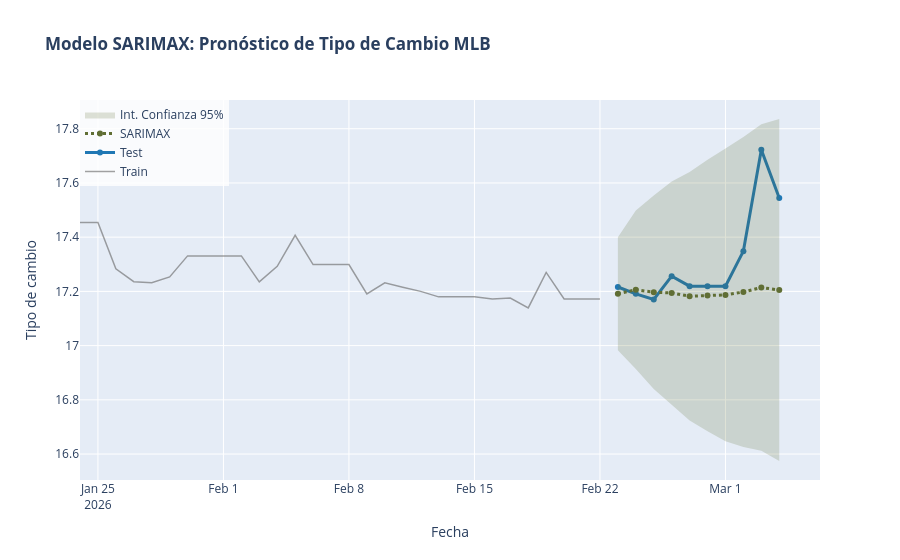

Write notebook code for a chart like this one.
### Code cell
train = df.iloc[:-num_dias]
test = df.iloc[-num_dias:]

col_exog = ["diff_tasas"]

# Realizar modelo de SARIMAX
model = SARIMAX(
    train[col_target],
    exog=train[col_exog],
    order=(1,0,1),
    seasonal_order=(2,1,1,7),
    trend="c"
)

results = model.fit(disp=False,method='powell')

# Predecimos n pasos hacia el futuro (donde n = tamaño del test)
forecast_object = results.get_forecast(steps=len(test), exog=test[col_exog])
forecast_vals = forecast_object.predicted_mean
conf_int = forecast_object.conf_int(alpha=0.05) # Intervalo del 95%

# Metricas de error
rmse = np.sqrt(mean_squared_error(test[col_target], forecast_vals))
mape = mean_absolute_percentage_error(test[col_target], forecast_vals)
mae = mean_absolute_error(test[col_target], forecast_vals)


print(f"\n--- Errores del modelo ---")
print(f"RMSE: {rmse:.2f}")
print(f"MAPE: {mape:.2%}")
print(f"MAE: {mae:.2f}")

print(results.summary())

# Grafica
fig = go.Figure()

# Train
fig.add_trace(go.Scatter(
    x=train["tipo_cambio"][-num_dias-20:].index, y=train["tipo_cambio"][-num_dias-20:],
    mode='lines',
    name='Train',
    line=dict(color='rgba(100, 100, 100, 0.6)', width=1.5)
))

# Test
fig.add_trace(go.Scatter(
    x=test["tipo_cambio"].index, y=test["tipo_cambio"],
    name='Test',
    line=dict(color='#1f77b4', width=3),
    marker=dict(size=6)
))

# Forecast
fig.add_trace(go.Scatter(
    x=test.index, y=forecast_vals,
    name='SARIMAX',
    line=dict(color="#606E34", width=3, dash='dot')
))

# Intervalos de Confianza
fig.add_trace(go.Scatter(
    x=conf_int.index, y=conf_int.iloc[:, 0],
    mode='lines', line=dict(width=0), showlegend=False, hoverinfo='skip'
))
fig.add_trace(go.Scatter(
    x=conf_int.index, y=conf_int.iloc[:, 1],
    mode='lines', line=dict(width=0), fill='tonexty',
    fillcolor='rgba(96, 110, 52, 0.2)',
    name='Int. Confianza 95%', hoverinfo='skip'
))

# Titulos
fig.update_layout(
    title=f'<b>Modelo SARIMAX: Pronóstico de Tipo de Cambio MLB</b><br><sup>',
    xaxis_title='Fecha',
    yaxis_title='Tipo de cambio',
    legend=dict(x=0, y=1, bgcolor='rgba(255,255,255,0.8)'),
    hovermode="x unified"
)

fig.show()

### Figure 1 — Plotly figure (JSON) as saved in the notebook; plotly's stock layout.template omitted (floating-point values rounded to 4 significant figures)
{"data": [{"line": {"color": "rgba(100, 100, 100, 0.6)", "width": 1.5}, "mode": "lines", "name": "Train", "type": "scatter", "x": ["2026-01-24T00:00:00.000000", "2026-01-25T00:00:00.000000", "2026-01-26T00:00:00.000000", "2026-01-27T00:00:00.000000", "2026-01-28T00:00:00.000000", "2026-01-29T00:00:00.000000", "2026-01-30T00:00:00.000000", "2026-01-31T00:00:00.000000", "2026-02-01T00:00:00.000000", "2026-02-02T00:00:00.000000", "2026-02-03T00:00:00.000000", "2026-02-04T00:00:00.000000", "2026-02-05T00:00:00.000000", "2026-02-06T00:00:00.000000", "2026-02-07T00:00:00.000000", "2026-02-08T00:00:00.000000", "2026-02-09T00:00:00.000000", "2026-02-10T00:00:00.000000", "2026-02-11T00:00:00.000000", "2026-02-12T00:00:00.000000", "2026-02-13T00:00:00.000000", "2026-02-14T00:00:00.000000", "2026-02-15T00:00:00.000000", "2026-02-16T00:00:00.000000", "2026-02-17T00:00:00.000000", "2026-02-18T00:00:00.000000", "2026-02-19T00:00:00.000000", "2026-02-20T00:00:00.000000", "2026-02-21T00:00:00.000000", "2026-02-22T00:00:00.000000"], "y": [17.45, 17.45, 17.28, 17.24, 17.23, 17.25, 17.33, 17.33, 17.33, 17.33, 17.23, 17.29, 17.41, 17.3, 17.3, 17.3, 17.19, 17.23, 17.22, 17.2, 17.18, 17.18, 17.18, 17.17, 17.18, 17.14, 17.27, 17.17, 17.17, 17.17]}, {"line": {"color": "#1f77b4", "width": 3}, "marker": {"size": 6}, "name": "Test", "type": "scatter", "x": ["2026-02-23T00:00:00.000000", "2026-02-24T00:00:00.000000", "2026-02-25T00:00:00.000000", "2026-02-26T00:00:00.000000", "2026-02-27T00:00:00.000000", "2026-02-28T00:00:00.000000", "2026-03-01T00:00:00.000000", "2026-03-02T00:00:00.000000", "2026-03-03T00:00:00.000000", "2026-03-04T00:00:00.000000"], "y": [17.22, 17.19, 17.17, 17.26, 17.22, 17.22, 17.22, 17.35, 17.72, 17.54]}, {"line": {"color": "#606E34", "dash": "dot", "width": 3}, "name": "SARIMAX", "type": "scatter", "x": ["2026-02-23T00:00:00.000000", "2026-02-24T00:00:00.000000", "2026-02-25T00:00:00.000000", "2026-02-26T00:00:00.000000", "2026-02-27T00:00:00.000000", "2026-02-28T00:00:00.000000", "2026-03-01T00:00:00.000000", "2026-03-02T00:00:00.000000", "2026-03-03T00:00:00.000000", "2026-03-04T00:00:00.000000"], "y": [17.19, 17.21, 17.2, 17.19, 17.18, 17.18, 17.19, 17.2, 17.21, 17.21]}, {"hoverinfo": "skip", "line": {"width": 0}, "mode": "lines", "showlegend": false, "type": "scatter", "x": ["2026-02-23T00:00:00.000000", "2026-02-24T00:00:00.000000", "2026-02-25T00:00:00.000000", "2026-02-26T00:00:00.000000", "2026-02-27T00:00:00.000000", "2026-02-28T00:00:00.000000", "2026-03-01T00:00:00.000000", "2026-03-02T00:00:00.000000", "2026-03-03T00:00:00.000000", "2026-03-04T00:00:00.000000"], "y": [16.98, 16.91, 16.84, 16.78, 16.72, 16.68, 16.65, 16.63, 16.61, 16.57]}, {"fill": "tonexty", "fillcolor": "rgba(96, 110, 52, 0.2)", "hoverinfo": "skip", "line": {"width": 0}, "mode": "lines", "name": "Int. Confianza 95%", "type": "scatter", "x": ["2026-02-23T00:00:00.000000", "2026-02-24T00:00:00.000000", "2026-02-25T00:00:00.000000", "2026-02-26T00:00:00.000000", "2026-02-27T00:00:00.000000", "2026-02-28T00:00:00.000000", "2026-03-01T00:00:00.000000", "2026-03-02T00:00:00.000000", "2026-03-03T00:00:00.000000", "2026-03-04T00:00:00.000000"], "y": [17.4, 17.5, 17.55, 17.61, 17.64, 17.69, 17.73, 17.77, 17.82, 17.84]}], "layout": {"hovermode": "x unified", "legend": {"bgcolor": "rgba(255,255,255,0.8)", "x": 0, "y": 1}, "title": {"text": "<b>Modelo SARIMAX: Pronóstico de Tipo de Cambio MLB</b><br><sup>"}, "xaxis": {"title": {"text": "Fecha"}}, "yaxis": {"title": {"text": "Tipo de cambio"}}}}
